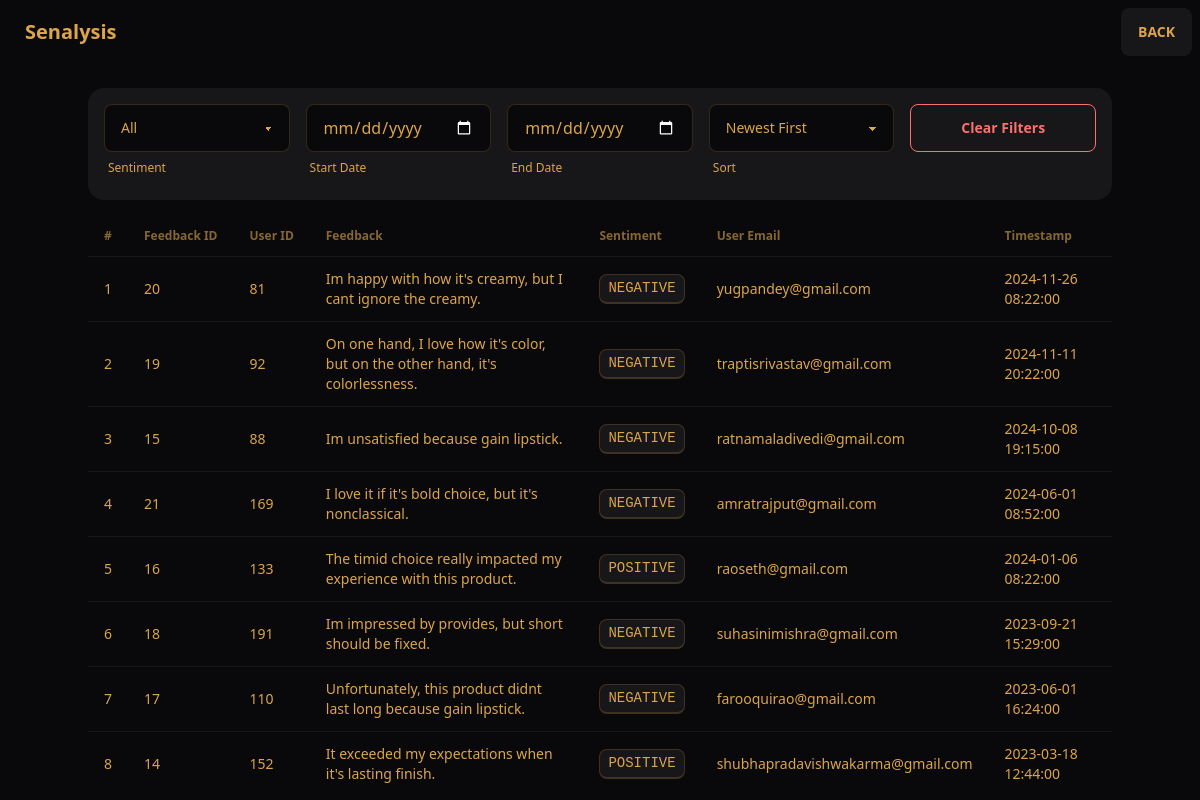
/feedbacks/4, run on the app's committed database.
### tables this page shows
CREATE TABLE "feedback" (
    fid INTEGER PRIMARY KEY AUTOINCREMENT,
    uid INTEGER,
    pid INTEGER,
    feedback TEXT,
    timestamp TEXT DEFAULT CURRENT_TIMESTAMP,
    sentiment TEXT,
    FOREIGN KEY (uid) REFERENCES users (uid),
    FOREIGN KEY (pid) REFERENCES products (pid)
);

CREATE TABLE "users" (
    uid INTEGER PRIMARY KEY AUTOINCREMENT,
    fname TEXT,
    lname TEXT,
    email TEXT,
    pwd TEXT,
    gender TEXT,
    dob TEXT,
    state TEXT,
    city TEXT
);

### app.py (the view)
@app.route("/feedbacks/<pid>")
def feedbacks(pid):
    conn = dbConnection()
    cursor = conn.cursor()
    cursor.execute(
        """
        SELECT f.fid, f.uid, f.feedback, f.sentiment, f.timestamp, u.email
        FROM feedback f
        JOIN users u ON f.uid = u.uid
        WHERE f.pid = ?
        ORDER BY f.timestamp DESC
    """,
        (pid,),
    )
    feedbacks = cursor.fetchall()
    conn.close()
    return render_template("feedbacks.html", pid=pid, feedbacks=feedbacks)

### app.py (called while the page is built)
def dbConnection():
    conn = sqlite3.connect(DATABASE)
    conn.row_factory = sqlite3.Row
    return conn

### templates/feedbacks.html (shortened to what this page needs)
{% extends "base.html" %} {% block content %}
<div class="container mx-auto">
  <h2
    class="text-2xl font-semibold text-center mb-6 bg-neutral text-white p-4 rounded-lg"
  >
  </h2>
  <div class="filters bg-base-200 p-4 rounded-box mb-4">
    <div class="grid grid-cols-5 gap-4">
      <div>
        <select id="sentiFilter" class="select select-bordered w-full">
          <option value="all" selected>All</option>
        </select>
        <div class="label">
          <span class="label-text-alt">Sentiment</span>
        </div>
      </div>
      <div class="form-control w-full">
        <input
          id="sDate"
          type="date"
          class="input input-bordered w-full"
        />
        <div class="label">
          <span class="label-text-alt">Start Date</span>
        </div>
      </div>
      <div class="form-control w-full">
        <input id="eDate" type="date" class="input input-bordered w-full" />
        <div class="label">
          <span class="label-text-alt">End Date</span>
        </div>
      </div>
      <div>
        <select id="sort" class="select select-bordered w-full">
          <option value="desc" selected>Newest First</option>
        </select>
        <div class="label">
          <span class="label-text-alt">Sort</span>
        </div>
      </div>
      <div>
        <button id="clear" class="btn btn-outline btn-error w-full">
          Clear Filters
        </button>
      </div>
    </div>
  </div>
  <table class="table w-full">
    <thead>
      <tr>
        <th>#</th>
        <th>Feedback ID</th>
        <th>User ID</th>
        <th>Feedback</th>
        <th>Sentiment</th>
        <th>User Email</th>
        <th>Timestamp</th>
      </tr>
    </thead>
    <tbody id="ftable">
      {% for feedback in feedbacks %}
      <tr>
        <td>{{ loop.index }}</td>
        <td>{{ feedback.fid }}</td>
        <td>{{ feedback.uid }}</td>
        <td>{{ feedback.feedback }}</td>
        <td>
          <kbd class="kbd">{{ feedback.sentiment }}</kbd>
        </td>
        <td>{{ feedback.email }}</td>
        <td>{{ feedback.timestamp }}</td>
      </tr>
      {% else %}
      <tr>
        <td colspan="7" class="text-center text-gray-600">
          No feedback submitted yet.
        </td>
      </tr>
      {% endfor %}
    </tbody>
  </table>
</div>
{% endblock %}

### templates/base.html (style rules this page uses)
:root { color-scheme: dark; --pc: 20% 0 0; --sc: 85.5163% 0.012821 261.069149; --ac: 87.3349% 0.010348 338.82597; --inc: 15.8122% 0.024356 237.133883; --suc: 15.6239% 0.038579 132.154381; --wac: 17.2255% 0.027305 102.89115; --erc: 14.3506% 0.035271 22.568916; --rounded-box: 1rem; --rounded-btn: 0.5rem; --rounded-badge: 1.9rem; --animation-btn: 0.25s; --animation-input: 0.2s; --btn-focus-scale: 0.95; --border-btn: 1px; --tab-border: 1px; --tab-radius: 0.5rem; --p: 100% 0 0; --s: 27.5815% 0.064106 261.069149; --a: 36.6744% 0.051741 338.82597; --n: 24.27% 0.057015 59.825019; --nc: 93.2033% 0.089631 90.861683; --b1: 14.0765% 0.004386 285.822869; --b2: 20.2191% 0.004211 308.22937; --b3: 29.8961% 0.003818 308.318612; --bc: 75.6879% 0.123666 76.890484; --in: 79.0612% 0.121778 237.133883; --su: 78.1197% 0.192894 132.154381; --wa: 86.1274% 0.136524 102.89115; --er: 71.7531% 0.176357 22.568916; }

### data on the page
feedback: fid "20", uid "81", feedback "Im happy with how it's creamy, but I cant ignore the creamy.", sentiment "NEGATIVE", email "yugpandey@gmail.com", timestamp "2024-11-26 08:22:00"
feedback: fid "19", uid "92", feedback "On one hand, I love how it's color, but on the other hand, it's colorlessness.", sentiment "NEGATIVE", email "traptisrivastav@gmail.com", timestamp "2024-11-11 20:22:00"
feedback: fid "15", uid "88", feedback "Im unsatisfied because gain lipstick.", sentiment "NEGATIVE", email "ratnamaladivedi@gmail.com", timestamp "2024-10-08 19:15:00"
feedback: fid "21", uid "169", feedback "I love it if it's bold choice, but it's nonclassical.", sentiment "NEGATIVE", email "amratrajput@gmail.com", timestamp "2024-06-01 08:52:00"
feedback: fid "16", uid "133", feedback "The timid choice really impacted my experience with this product.", sentiment "POSITIVE", email "raoseth@gmail.com", timestamp "2024-01-06 08:22:00"
feedback: fid "18", uid "191", feedback "Im impressed by provides, but short should be fixed.", sentiment "NEGATIVE", email "suhasinimishra@gmail.com", timestamp "2023-09-21 15:29:00"
feedback: fid "17", uid "110", feedback "Unfortunately, this product didnt last long because gain lipstick.", sentiment "NEGATIVE", email "farooquirao@gmail.com", timestamp "2023-06-01 16:24:00"
feedback: fid "14", uid "152", feedback "It exceeded my expectations when it's lasting finish.", sentiment "POSITIVE", email "shubhapradavishwakarma@gmail.com", timestamp "2023-03-18 12:44:00"
